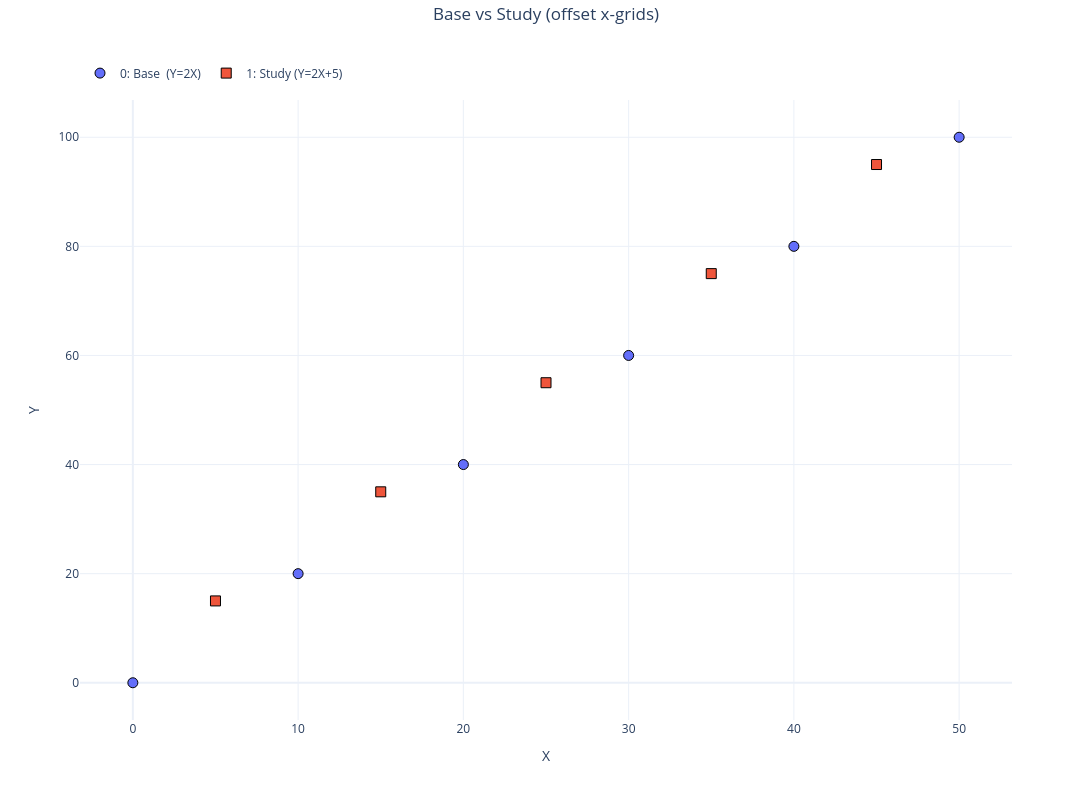

The cell this chart's notebook holds for it:
### Markdown cell above
## 2. Visualize the two sets

The offset grids are clear here: there is no study sample at `X = 10`, no base sample
at `X = 15`, and so on. Any cross-set comparison must interpolate.

### Code cell
uc.select('all')
uc.plot('X', 'Y', suptitle='Base vs Study (offset x-grids)')

### Figure 1 — Plotly figure (JSON) as saved in the notebook; plotly's stock layout.template omitted (floating-point values rounded to 4 significant figures)
{"data": [{"hovertemplate": "<b><u>Set: 0</u></b><br><b>Base  (Y=2X)</b><br>X: %{x:.2f}<br>Y: %{y:.2f}<extra></extra>", "legendgroup": "group_0", "line": {"color": "#636EFA", "width": 2}, "marker": {"color": "#636EFA", "line": {"color": "black", "width": 1}, "opacity": 1, "size": 10, "symbol": "circle"}, "mode": "markers+markers", "name": "0: Base  (Y=2X)", "showlegend": true, "type": "scatter", "x": [0.0, 10.0, 20.0, 30.0, 40.0, 50.0], "xaxis": "x", "y": [0.0, 20.0, 40.0, 60.0, 80.0, 100.0], "yaxis": "y"}, {"hovertemplate": "<b><u>Set: 1</u></b><br><b>Study (Y=2X+5)</b><br>X: %{x:.2f}<br>Y: %{y:.2f}<extra></extra>", "legendgroup": "group_1", "line": {"color": "#EF553B", "width": 2}, "marker": {"color": "#EF553B", "line": {"color": "black", "width": 1}, "opacity": 1, "size": 10, "symbol": "square"}, "mode": "markers+markers", "name": "1: Study (Y=2X+5)", "showlegend": true, "type": "scatter", "x": [5.0, 15.0, 25.0, 35.0, 45.0], "xaxis": "x", "y": [15.0, 35.0, 55.0, 75.0, 95.0], "yaxis": "y"}], "layout": {"height": 800, "legend": {"orientation": "h", "x": 0, "xanchor": "left", "y": 1.02, "yanchor": "bottom"}, "margin": {"r": 80, "t": 100}, "showlegend": true, "title": {"text": "Base vs Study (offset x-grids)", "x": 0.5, "xanchor": "center", "y": 0.99, "yanchor": "top", "yref": "container"}, "width": 1200, "xaxis": {"anchor": "y", "domain": [0, 1], "title": {"standoff": 15, "text": "X"}}, "yaxis": {"anchor": "x", "domain": [0, 1], "title": {"standoff": 15, "text": "Y"}}}}
